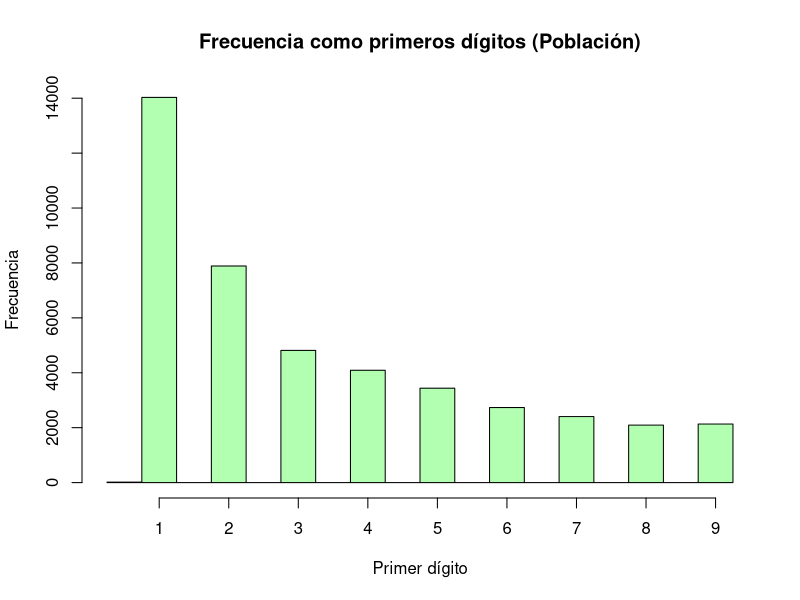
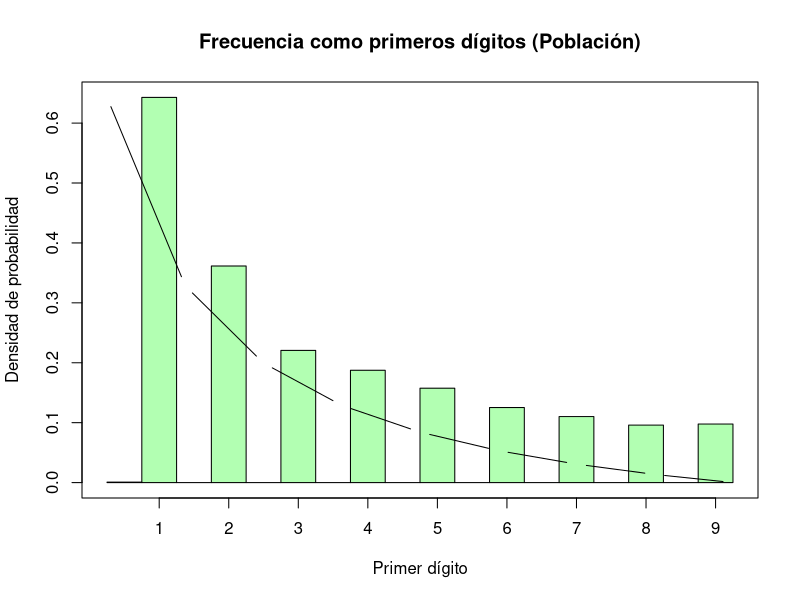
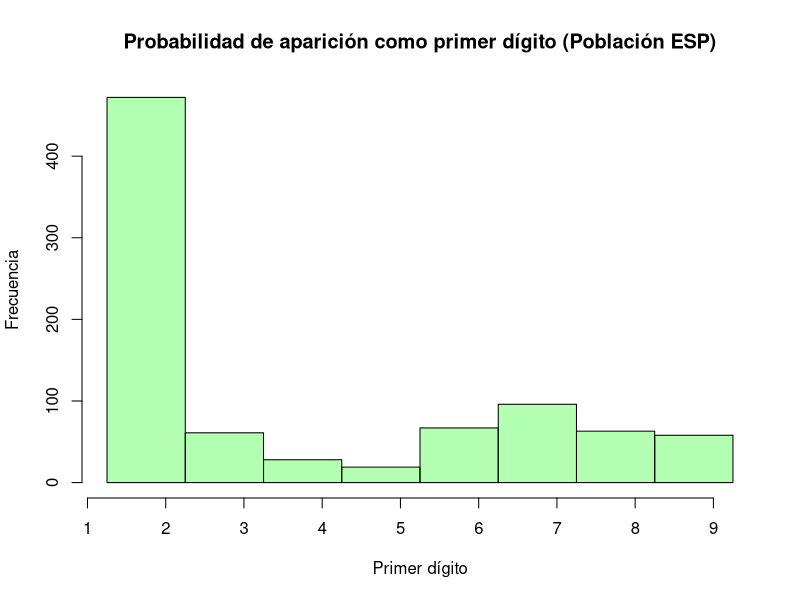
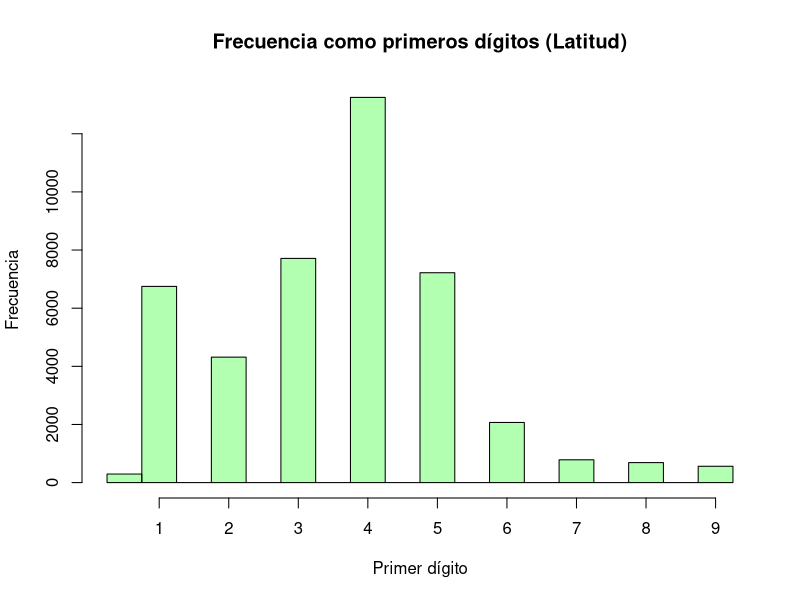
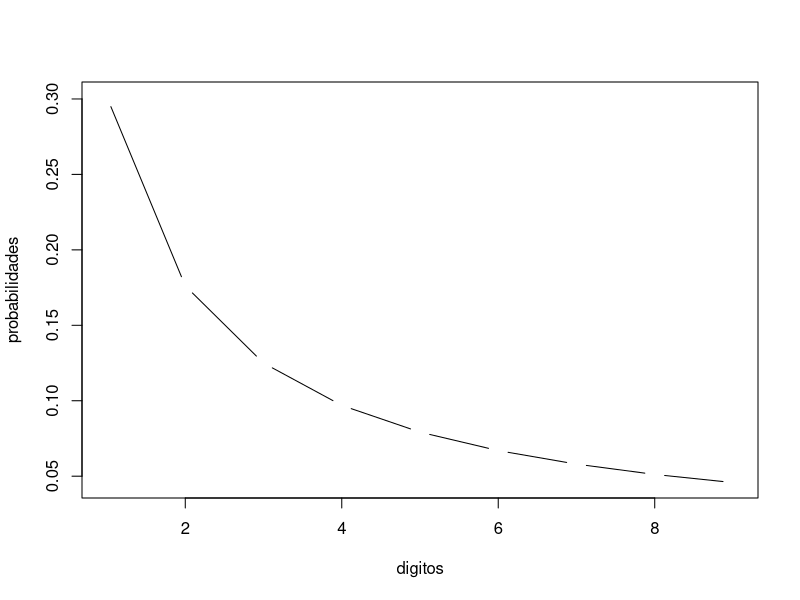

These figures' R source, in order:
############################################################
###                     Ley de Benford                  ####
############################################################

# Se muestra la dependencia explicita de las librerias utilizadas

# Cargamos los datos que queremos analizar
city_data <- maps::world.cities 

############ POPULATION WORLD CITIES ###########################
population <- as.character(city_data$pop) # Extraemos la info de la población

# Extraemos la primera cifra
first_digit <- stringr::str_extract(population, "\\d{1}")

# Hacemos un histograma de la frecuencia de aparición de una determinada cifra
# en el array
hist(as.numeric(first_digit), include.lowest = TRUE, main = "Frecuencia como primeros dígitos (Población)", 
     col = rgb(0, 1, 0, 0.3), xlab = "Primer dígito", ylab = "Frecuencia", xaxt = 'n')
axis(side=1, at=seq(0.75,8.75, 1), labels=seq(1,9,1))

# Si normalizamos el área
hist(as.numeric(first_digit), include.lowest = TRUE, freq = FALSE, main = "Frecuencia como primeros dígitos (Población)", 
     col = rgb(0, 1, 0, 0.3), xlab = "Primer dígito", ylab = "Densidad de probabilidad", xaxt = 'n')
axis(side=1, at=seq(0.75,8.75, 1), labels=seq(1,9,1))
par(new=TRUE)
# Ecuacion Ley de Benford
digitos <- c(1:9)
probabilidades <- log10(digitos + 1) - log10(digitos)

plot(digitos, probabilidades, type = "c", xaxt = 'n', yaxt = 'n', xlab = " ", ylab = " ")

################### POPULATION SPAIN CITIES #####################
population <- as.character(city_data$pop[city_data$country.etc == "Spain"])
first_digit <- stringr::str_extract(population, "\\d{1}")
hist(as.numeric(first_digit), include.lowest = TRUE, main = "Probabilidad de aparición como primer dígito (Población ESP)", 
     col = rgb(0, 1, 0, 0.3), xlab = "Primer dígito", ylab = "Frecuencia", xaxt = 'n')
axis(side=1, at=seq(0.75,8.75, 1), labels=seq(1,9,1))
# La distribución no es tan clara porque el número de ciudades consideradas es reducido

############# LATITUDE WORLD CITIES #############################

# Prueba: ¿se cumple la ley con la distribución de la latitud? *NO DEBERÍA*
lat <- as.character(city_data$lat) # Extraemos la info de la latitud

# Extraemos la primera cifra
first_digit <- stringr::str_extract(lat, "\\d{1}")

# Hacemos un histograma de la frecuencia de aparición de una determinada cifra
# en el array
hist(as.numeric(first_digit), include.lowest = TRUE, main = "Frecuencia como primeros dígitos (Latitud)", 
     col = rgb(0, 1, 0, 0.3), xlab = "Primer dígito", ylab = "Frecuencia", xaxt = 'n')
axis(side=1, at=seq(0.75,8.75, 1), labels=seq(1,9,1))

############## ECUACIÓN ##############################################
digitos <- c(1:9)
probabilidades <- log10(digitos + 1) - log10(digitos)

plot(digitos, probabilidades, type = "c")
